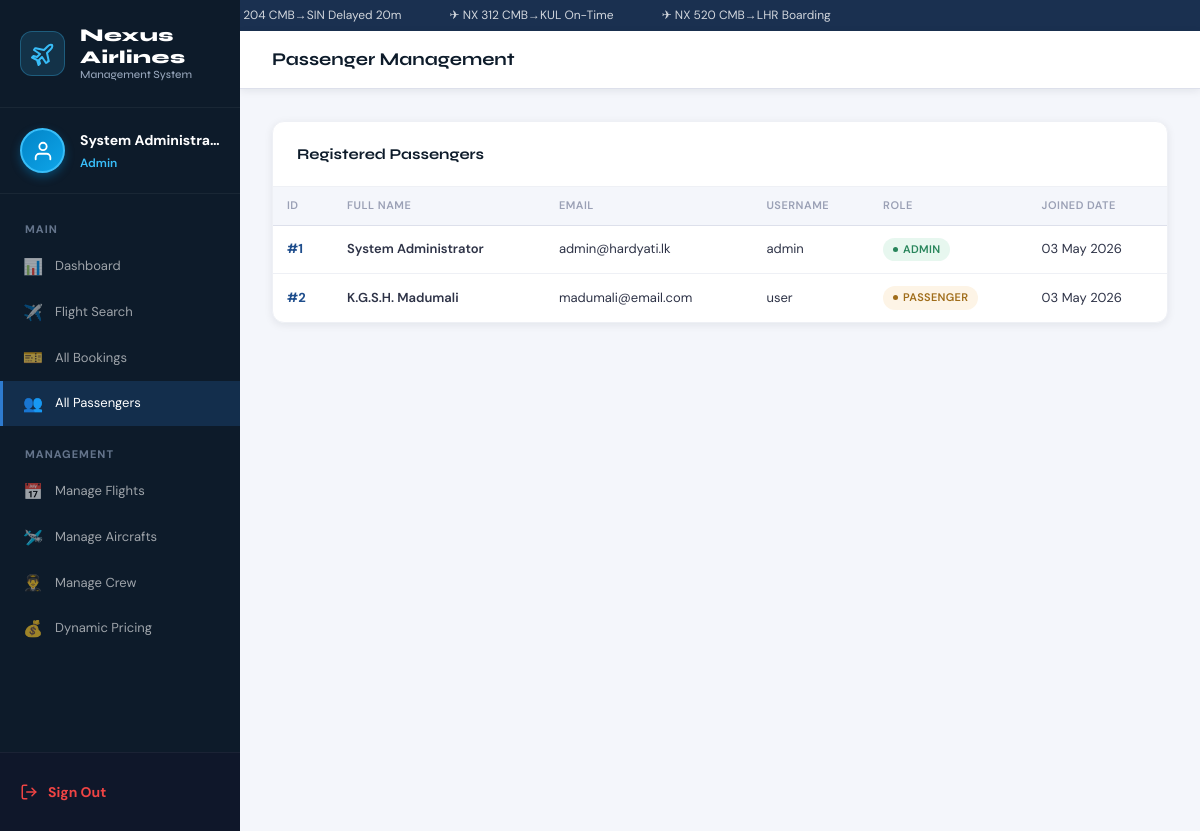
/all_passengers.php (signed in), run on the app's committed database.
### tables this page shows
CREATE TABLE IF NOT EXISTS users (
    id           INT AUTO_INCREMENT PRIMARY KEY,
    username     VARCHAR(50)  NOT NULL UNIQUE,
    password     VARCHAR(255) NOT NULL,
    full_name    VARCHAR(100) NOT NULL,
    email        VARCHAR(100) NOT NULL UNIQUE,
    phone        VARCHAR(20),
    address      TEXT,
    role         ENUM('admin','passenger') NOT NULL DEFAULT 'passenger',
    last_login   DATETIME,
    created_at   DATETIME NOT NULL DEFAULT NOW(),
    INDEX idx_username (username),
    INDEX idx_email    (email)
);

### includes/auth.php (called while the page is built, shortened)
<?php
function currentUser(): array {
    return [
        'id'       => $_SESSION['user_id']   ?? null,
        'username' => $_SESSION['username']  ?? '',
        'name'     => $_SESSION['name']      ?? '',
        'role'     => $_SESSION['role']       ?? 'passenger',
    ];
}
?>

### all_passengers.php (the view, shortened to what this page needs)
<?php
require_once 'includes/auth.php';
$db = getDB();
$stmt = $db->query("SELECT id, username, full_name, email, role, created_at FROM users ORDER BY created_at DESC");
$passengers = $stmt->fetchAll();
?>
<!DOCTYPE html>
<html lang="en">
<head>
  <link rel="stylesheet" href="css/style.css">
</head>
<body>
<?php include 'includes/sidebar.php'; ?>
<div class="main-content">
<header class="topbar">
  <div class="topbar-title">Passenger Management</div>
</header>
<main class="page-content">
  <div class="card">
    <div class="card-header"><span class="card-title">Registered Passengers</span></div>
    <div class="table-wrap">
      <table class="ams-table">
        <thead>
          <tr>
            <th>ID</th>
            <th>FULL NAME</th>
            <th>EMAIL</th>
            <th>USERNAME</th>
            <th>ROLE</th>
            <th>JOINED DATE</th>
          </tr>
        </thead>
        <tbody>
          <?php if(empty($passengers)): ?>
            <tr><td colspan="6" style="text-align:center; padding:20px; color:var(--gray-500);">No passengers registered yet.</td></tr>
          <?php else: ?>
            <?php foreach ($passengers as $p): ?>
            <tr>
              <td style="font-weight:bold; color:var(--sky)">#<?= $p['id'] ?></td>
              <td style="font-weight:600;"><?= htmlspecialchars($p['full_name']) ?></td>
              <td><?= htmlspecialchars($p['email']) ?></td>
              <td><?= htmlspecialchars($p['username']) ?></td>
              <td><span class="pill <?= $p['role'] == 'admin' ? 'pill-success' : 'pill-warning' ?>"><?= strtoupper($p['role']) ?></span></td>
              <td class="text-muted"><?= date('d M Y', strtotime($p['created_at'])) ?></td>
            </tr>
            <?php endforeach; ?>
          <?php endif; ?>
        </tbody>
      </table>
    </div>
  </div>
</main>
</div> <script src="js/app.js"></script>
</body>
</html>

### includes/sidebar.php (shortened to what this page needs)
<?php
require_once __DIR__ . '/auth.php';
$user    = currentUser();
$current = basename($_SERVER['PHP_SELF'], '.php');
$role    = $user['role'] ?? 'passenger';
$name    = $user['name'] ?: ($user['username'] ?? 'User');
?>
<div class="ticker">
  <div class="ticker-inner">
    <span class="ticker-item">✈ NX 101 CMB→DXB On-Time</span>
    <span class="ticker-item">✈ NX 204 CMB→SIN Delayed 20m</span>
    <span class="ticker-item">✈ NX 312 CMB→KUL On-Time</span>
    <span class="ticker-item">✈ NX 520 CMB→LHR Boarding</span>
  </div>
</div>
<div class="app-layout">
<aside class="sidebar" id="sidebar">
  <div class="sidebar-brand" style="display: flex; align-items: center; gap: 15px; padding: 25px 20px; border-bottom: 1px solid rgba(255,255,255,0.05);">
    <div style="width: 45px; height: 45px; background: rgba(56, 189, 248, 0.15); border-radius: 12px; display: flex; align-items: center; justify-content: center; color: #38bdf8; flex-shrink: 0; border: 1px solid rgba(56, 189, 248, 0.3);">
    </div>
    <div class="sidebar-brand-text" style="display: flex; flex-direction: column;">
        <span style="color: #ffffff; font-size: 18px; font-weight: 800; letter-spacing: 0.5px; line-height: 1.2;">Nexus Airlines</span>
        <span style="color: #94a3b8; font-size: 11px; font-weight: 500;">Management System</span>
    </div>
  </div>
  <div class="sidebar-user" style="display: flex; align-items: center; gap: 15px; padding: 20px; border-bottom: 1px solid rgba(255,255,255,0.05);">
    <div style="width: 45px; height: 45px; background: linear-gradient(135deg, #0284c7 0%, #0ea5e9 100%); border-radius: 50%; display: flex; align-items: center; justify-content: center; color: #ffffff; box-shadow: 0 4px 10px rgba(2, 132, 199, 0.4); flex-shrink: 0; border: 2px solid #38bdf8;">
        <svg xmlns="http://www.w3.org/2000/svg" width="22" height="22" viewBox="0 0 24 24" fill="none" stroke="currentColor" stroke-width="2" stroke-linecap="round" stroke-linejoin="round">
            <path d="M20 21v-2a4 4 0 0 0-4-4H8a4 4 0 0 0-4 4v2"></path>
            <circle cx="12" cy="7" r="4"></circle>
        </svg>
    </div>
    <div class="user-info">
      <div class="user-name" style="color: #ffffff; font-weight: 700; font-size: 14px; margin-bottom: 2px;"><?= htmlspecialchars($name) ?></div>
      <div class="user-role" style="color: #38bdf8; font-size: 12px; text-transform: capitalize; font-weight: 600;"><?= htmlspecialchars($role) ?></div>
    </div>
  </div>
  <nav class="sidebar-nav">
    <?php if ($role === 'admin'): ?>
    <div class="nav-section" style="padding: 15px 25px 5px; color: #64748b; font-size: 11px; font-weight: 800; text-transform: uppercase; letter-spacing: 1px;">Main</div>
    <a href="dashboard.php" class="nav-item <?= $current==='dashboard'?'active':'' ?>">
      <span class="nav-icon">📊</span> Dashboard
    </a>
    <a href="flights.php" class="nav-item <?= $current==='flights'?'active':'' ?>">
      <span class="nav-icon">✈️</span> Flight Search
    </a>
    <a href="bookings.php" class="nav-item <?= $current==='bookings'?'active':'' ?>">
      <span class="nav-icon">🎫</span> All Bookings
    </a>
    <a href="all_passengers.php" class="nav-item <?= $current==='all_passengers'?'active':'' ?>">
      <span class="nav-icon">👥</span> All Passengers
    </a>
    <div class="nav-section" style="padding: 20px 25px 5px; color: #64748b; font-size: 11px; font-weight: 800; text-transform: uppercase; letter-spacing: 1px;">Management</div>
    <a href="manage_flights.php" class="nav-item <?= $current==='manage_flights'?'active':'' ?>">
      <span class="nav-icon">📅</span> Manage Flights
    </a>
    <a href="manage_aircrafts.php" class="nav-item <?= $current==='manage_aircrafts'?'active':'' ?>">
      <span class="nav-icon">🛩️</span> Manage Aircrafts
    </a>
    <a href="manage_crew.php" class="nav-item <?= $current==='manage_crew'?'active':'' ?>">
      <span class="nav-icon">👨‍✈️</span> Manage Crew
    </a>
    <a href="dynamic_pricing.php" class="nav-item <?= $current==='dynamic_pricing'?'active':'' ?>">
      <span class="nav-icon">💰</span> Dynamic Pricing
    </a>
    <?php endif; ?>
  </nav>
  <div class="sidebar-footer" style="position: absolute; bottom: 0; width: 100%; padding: 20px; border-top: 1px solid rgba(255,255,255,0.05); background: #0f172a;">
    <a href="php/logout.php" style="color: #ef4444; text-decoration: none; font-size: 14px; font-weight: 700; display: flex; align-items: center; gap: 10px; transition: 0.3s;">
        Sign Out
    </a>
  </div>
</aside>

### data on the page
users: full_name "System Administra…", role "Admin", id "1", full_name "System Administrator", email "admin@hardyati.lk", username "admin", role "ADMIN", created_at "03 May 2026"
users: id "2", full_name "K.G.S.H. Madumali", email "madumali@email.com", username "user", role "PASSENGER", created_at "03 May 2026"
